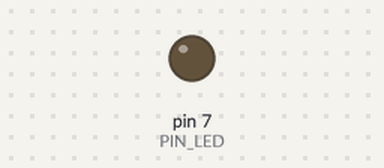
The sketch below on a simulated Arduino Uno, built with avr-gcc and run on an emulated ATmega328P. On the bench: output pins drawn as LEDs (lit = HIGH). Dashed ring = blinking. At 2.0 s the program stops and its outputs stay as they are.

Above: at 0.5 s.
At 1.85 s:
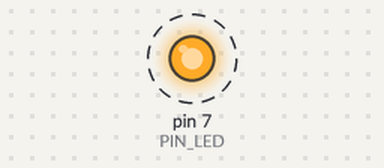
Timing chart, 0 to 3.0 s (numbered marks = the images above):
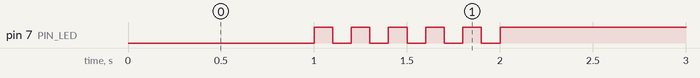

Measured:
- by itself, pin 7 (PIN_LED): alternates HIGH for 0.10 s and LOW for 0.10 s, 11 changes in all, then stays HIGH

The sketch:

05_practice_2.ino
```cpp
#define PIN_LED 7
unsigned int toggle;

void setup() {
  pinMode(PIN_LED, OUTPUT);
}

void loop() {
  digitalWrite(PIN_LED, LOW);
  delay(1000);

  for (int i=0; i<10; i++){
    toggle = toggle_state(toggle);
    digitalWrite(PIN_LED, toggle);
    delay(100);
  }
  digitalWrite(PIN_LED, HIGH);
  exit(0);
}

int toggle_state(int toggle) {
  toggle = !toggle;
  return toggle;
}
```
